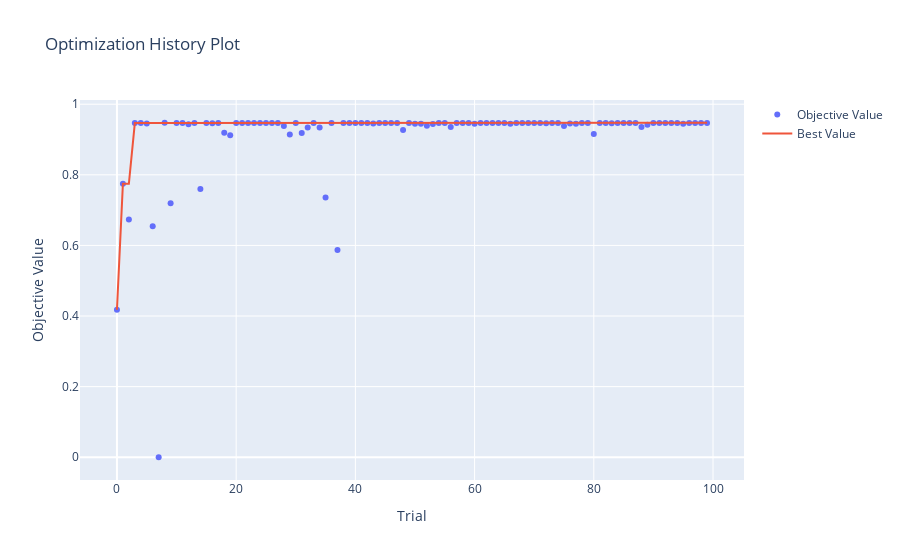

Notebook code for this chart:
### Code cell
fig = optuna.visualization.plot_optimization_history(study2)
fig.show()
